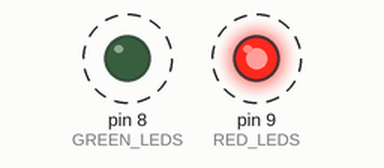
A sketch run on a simulated Arduino Uno, built with avr-gcc and run on an emulated ATmega328P. Parts: output pins drawn as LEDs (lit = HIGH). Dashed ring = blinking.

Above: at 0.2 s.
Timing chart, 0 to 3.0 s (numbered marks = the images above):
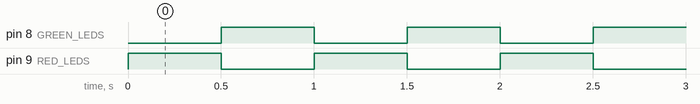

The sketch:

hackathon_test1.ino
```cpp
#define RED_LEDS 9
#define GREEN_LEDS 8

void setup() {
  // put your setup code here, to run once:
  pinMode(RED_LEDS, OUTPUT);
  pinMode(GREEN_LEDS, OUTPUT);
}

void loop() {
  // put your main code here, to run repeatedly:

  digitalWrite(RED_LEDS, HIGH);
  delay(500);
  digitalWrite(RED_LEDS, LOW);
  digitalWrite(GREEN_LEDS, HIGH);
  delay(500);
  digitalWrite(GREEN_LEDS, LOW);

}
```

Measured:
- by itself, pin 8 (GREEN_LEDS), pin 9 (RED_LEDS): alternates HIGH for 0.50 s and LOW for 0.50 s
- by itself, everything shown: repeats every 1.0 s, in 3 steps
